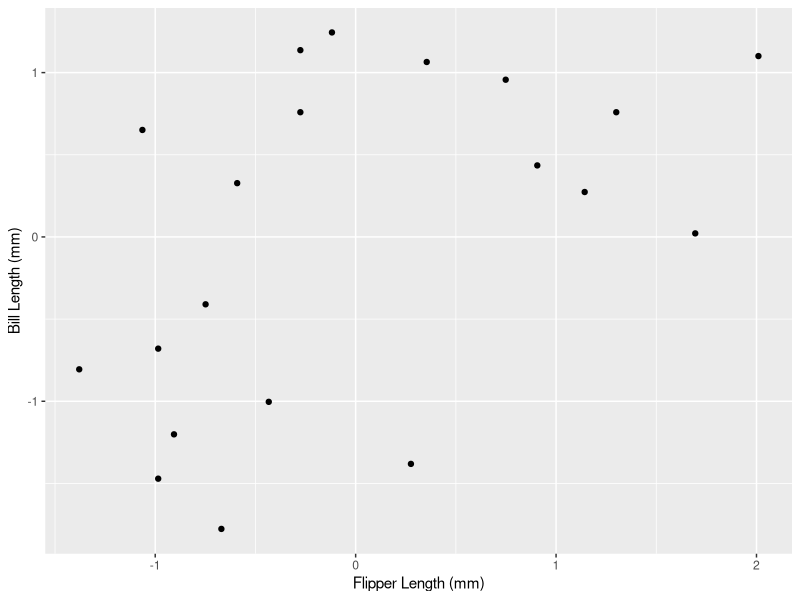
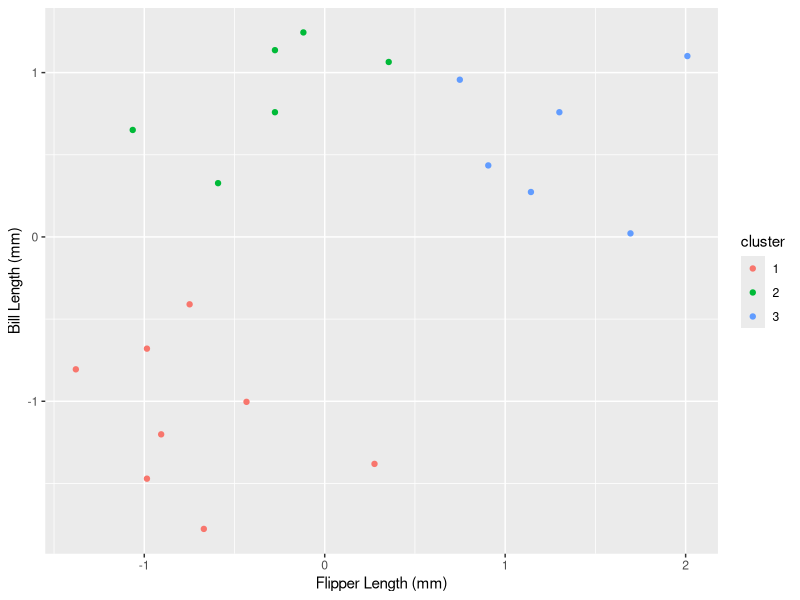
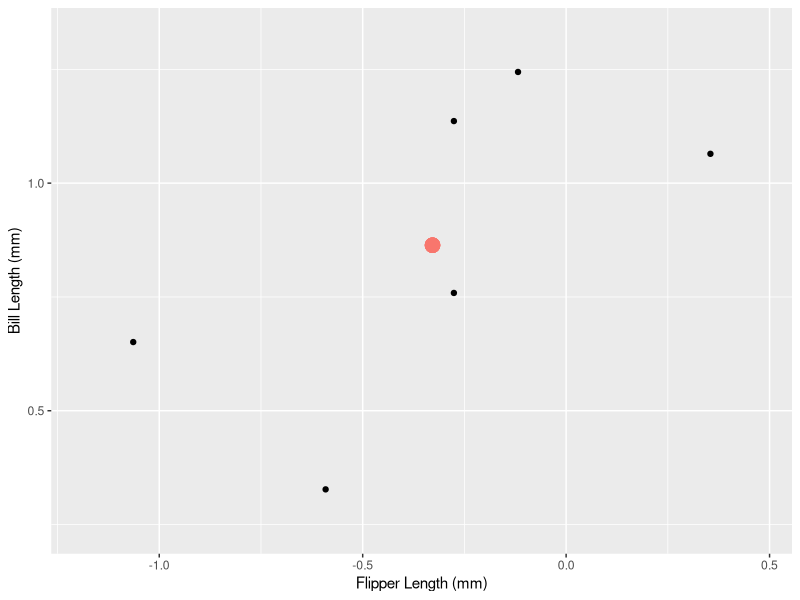
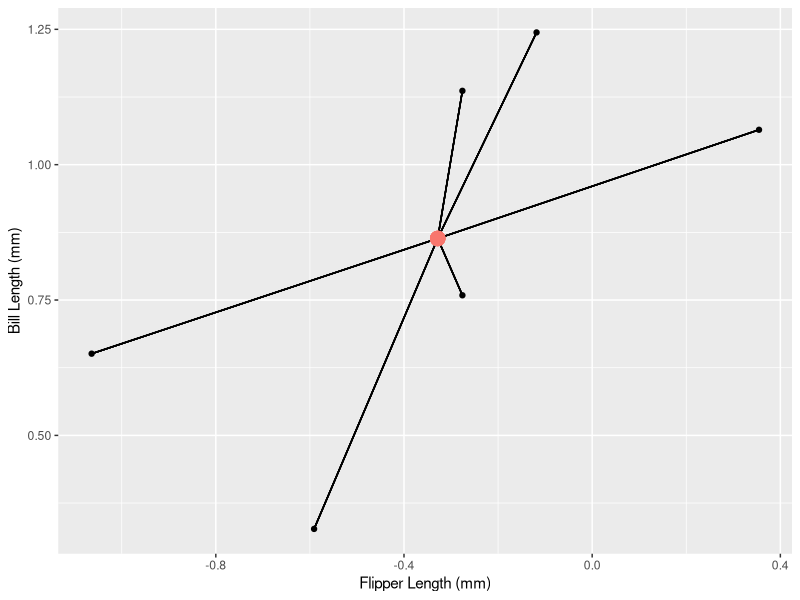
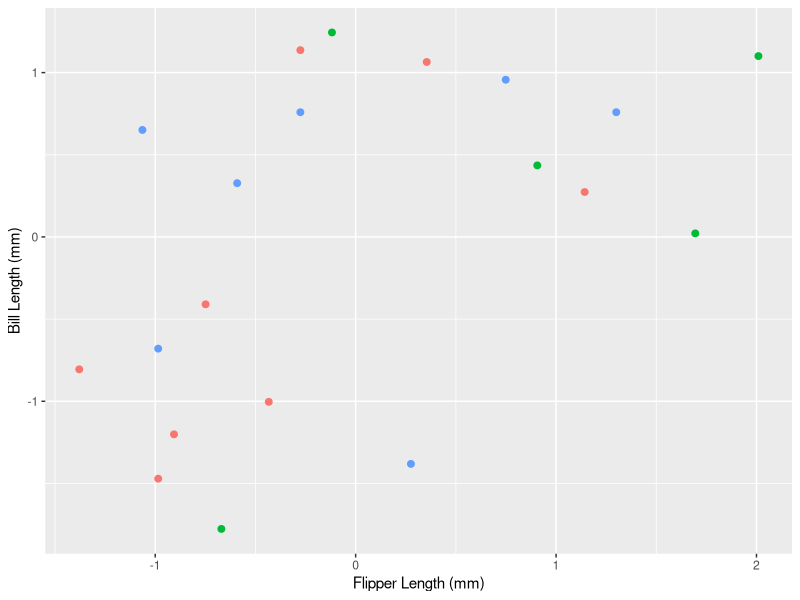
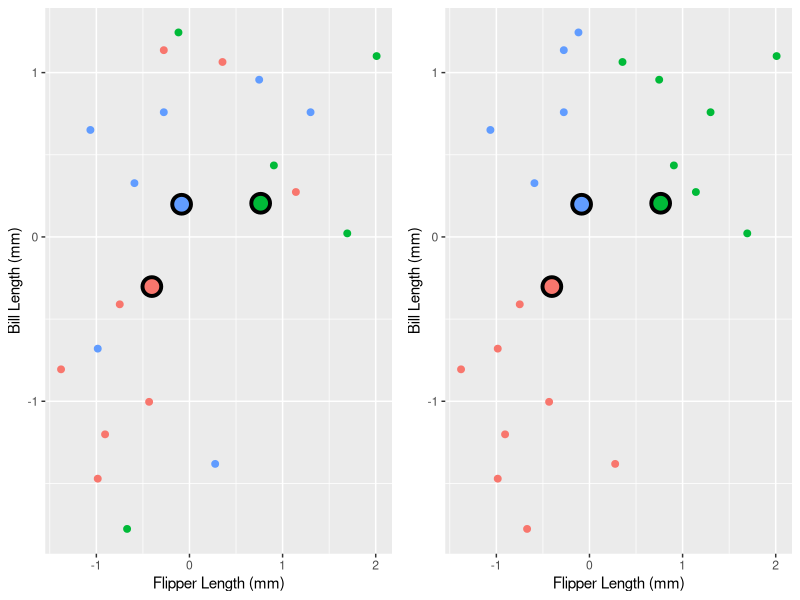
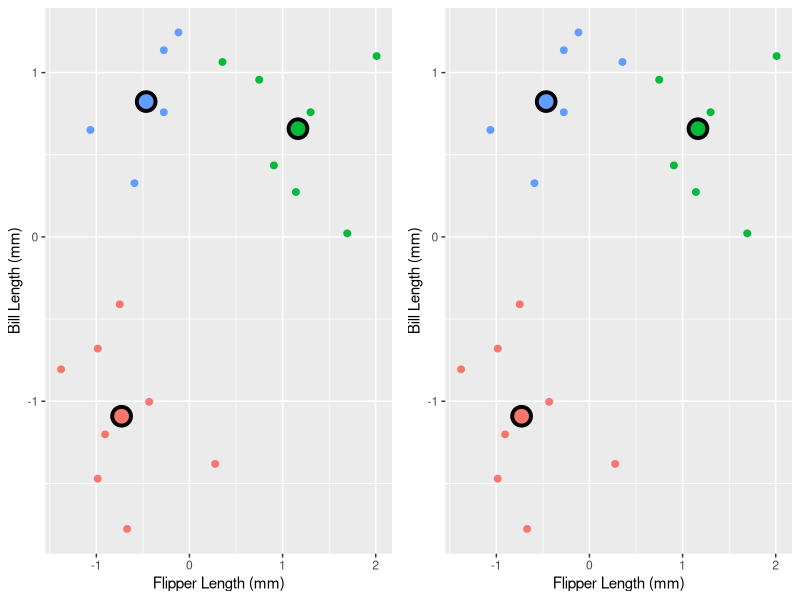
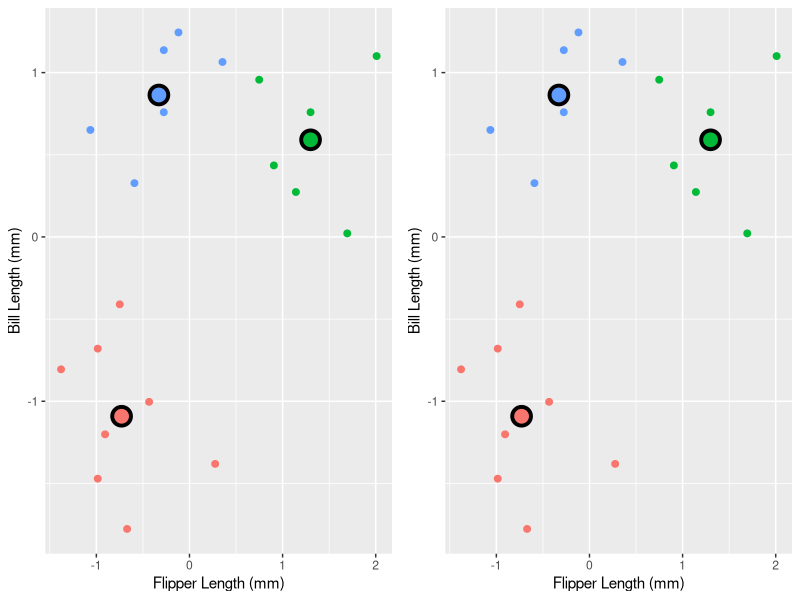

Recreate these plots in R, in order. (Note: this script raises an error after producing the figures.)
## ---- chunk 1
knitr::opts_chunk$set(warning = FALSE)
## ---- chunk 2
library(tidyverse)

data <- read_csv("data/toy_penguins.csv") %>% 
  mutate(cluster=as_factor(cluster)) %>% 
  mutate_if(is.numeric, scale)

penguin_data <- data %>% select(flipper_length_mm, bill_length_mm)

## ---- chunk 3
penguin_data
## ---- chunk 4
base <- ggplot(data, aes(x = flipper_length_mm, y = bill_length_mm)) +
  geom_point() +
  xlab("Flipper Length (mm)") +
  ylab("Bill Length (mm)") 
base
## ---- chunk 5
ggplot(data, aes(y = bill_length_mm, x = flipper_length_mm, colour = cluster)) +
  geom_point() +
  xlab("Flipper Length (mm)") +
  ylab("Bill Length (mm)") 
## ---- chunk 6
library(tidyverse)

#clus1 <- tibble(loyalty = c(7, 7.5, 8, 7, 8),
#               csat = c(1, 1, 2, 2, 3),
#               )
clus1 <- filter(data, cluster == 2) %>% 
  select(bill_length_mm, flipper_length_mm)

#clus1_center <- clus1 %>% summarize(csat = mean(csat), loyalty = mean(loyalty))
## ---- chunk 7
base <- ggplot(clus1) +
  geom_point(aes(y = bill_length_mm, x = flipper_length_mm)) +
  labs(x = "Flipper Length (mm)", y = "Bill Length (mm)") +
  xlim(c(min(clus1$flipper_length_mm) - 0.25*sd(clus1$flipper_length_mm), 
         max(clus1$flipper_length_mm) + 0.25*sd(clus1$flipper_length_mm))) +
  ylim(c(min(clus1$bill_length_mm) - 0.25*sd(clus1$bill_length_mm), 
         max(clus1$bill_length_mm) + 0.25*sd(clus1$bill_length_mm))) +
  geom_point(aes(y = mean(bill_length_mm), x = mean(flipper_length_mm), colour="red", size=2.5)) +
  theme(legend.position = "none")
base
## ---- chunk 8
base <- ggplot(clus1) +
  geom_point(aes(y = bill_length_mm, x = flipper_length_mm)) +
  labs(x = "Flipper Length (mm)", y = "Bill Length (mm)") +
  theme(legend.position = "none")

mn <- clus1 %>% summarize(flipper_length_mm = mean(flipper_length_mm), bill_length_mm=mean(bill_length_mm))
for (i in 1:nrow(clus1)) {
  base <- base + geom_segment(x = unlist(mn[1, "flipper_length_mm"]), y = unlist(mn[1, "bill_length_mm"]),
                           xend = unlist(clus1[i, "flipper_length_mm"]), yend = unlist(clus1[i, "bill_length_mm"]))
}
base <- base + geom_point(aes(y = mean(bill_length_mm), x = mean(flipper_length_mm), colour="red", size=2.5)) 
base
## ---- chunk 9
library(gridExtra)
set.seed(14)
penguin_data["label"] = factor(sample(1:3, nrow(penguin_data), replace=T))

plt_lbl <- ggplot(penguin_data, aes(y = bill_length_mm, x = flipper_length_mm, colour=label)) +
    geom_point(size=2) +
    xlab("Flipper Length (mm)") +
    ylab("Bill Length (mm)") +
   # xlim(c(0, 10)) +
   # ylim(c(0, 10)) + 
    theme(legend.position = "none")
print(plt_lbl)
## ---- chunk 10
for (i in 1:4){
    #compute centers
    centers <- penguin_data %>% group_by(label) %>% summarize_all(funs(mean))
    nclus = nrow(centers)
    #replot with centers
    plt_ctr <- ggplot(penguin_data, aes(y = bill_length_mm, x = flipper_length_mm, colour=label)) +
        geom_point(size=2) +
        xlab("Flipper Length (mm)") +
        ylab("Bill Length (mm)") +
        #xlim(c(0, 10)) +
        #ylim(c(0, 10)) + 
        theme(legend.position = "none") +
        geom_point(data = centers, aes(y = bill_length_mm, x = flipper_length_mm, fill = label), size=5, shape = 21, stroke = 2, colour = "black") 
    
    #reassign labels
    dists <- rbind(centers, penguin_data) %>% 
           select("flipper_length_mm", "bill_length_mm") %>%
           dist() %>%
           as.matrix()
    dists <- as_tibble(dists[-(1:nclus),1:nclus])
    penguin_data <- penguin_data %>% mutate(label = apply(dists, 1, function(x) names(x)[which.min(x)]))
    
    plt_lbl <- ggplot(penguin_data, aes(y = bill_length_mm, x = flipper_length_mm, colour=label)) +
        geom_point(size = 2) +
        xlab("Flipper Length (mm)") +
        ylab("Bill Length (mm)") +
       # xlim(c(0, 10)) +
       # ylim(c(0, 10)) + 
        theme(legend.position = "none") +
        geom_point(data = centers, aes(y = bill_length_mm, x = flipper_length_mm, fill = label), size=5, shape = 21, stroke = 2, colour = "black") 
    
    #to generate the animated version, get rid of grid.arrange and use the below two lines
    #set the figure width to 4.35 too
    #print(plt_ctr)
    #print(plt_lbl)
    grid.arrange(plt_ctr, plt_lbl, nrow = 1)
}
## ---- chunk 11
set.seed(10)
penguin_data["label"] = factor(sample(1:3, nrow(penguin_data), replace=T))

plt_lbl <- ggplot(penguin_data, aes(y = bill_length_mm, x = flipper_length_mm, colour=label)) +
    geom_point(size = 2) +
    xlab("Flipper Length (mm)") +
    ylab("Bill Length (mm)") +
  #  xlim(c(0, 10)) +
  #  ylim(c(0, 10)) + 
    theme(legend.position = "none")
print(plt_lbl)
## ---- chunk 12
for (i in 1:5){
    #compute centers
    centers <- penguin_data %>% group_by(label) %>% summarize_all(funs(mean))
    nclus = nrow(centers)
    #replot with centers
    plt_ctr <- ggplot(penguin_data, aes(y = bill_length_mm, x = flipper_length_mm, colour=label)) +
        geom_point(size = 2) +
        xlab("Flipper Length (mm)") +
        ylab("Bill Length (mm)") +
       # xlim(c(0, 10)) +
        #ylim(c(0, 10)) + 
        theme(legend.position = "none") +
        geom_point(data = centers, aes(y = bill_length_mm, x = flipper_length_mm, fill = label), size=5, shape = 21, stroke = 2, colour = "black") 
    
    #reassign labels
    dists <- rbind(centers, penguin_data) %>% 
           select("flipper_length_mm", "bill_length_mm") %>%
           dist() %>%
           as.matrix()
    dists <- as_tibble(dists[-(1:nclus),1:nclus])
    penguin_data <- penguin_data %>% mutate(label = apply(dists, 1, function(x) names(x)[which.min(x)]))
    
    plt_lbl <- ggplot(penguin_data, aes(y = bill_length_mm, x = flipper_length_mm, colour=label)) +
        geom_point(size = 2) +
        xlab("Flipper Length (mm)") +
        ylab("Bill Length (mm)") +
        #xlim(c(0, 10)) +
        #ylim(c(0, 10)) + 
        theme(legend.position = "none") +
        geom_point(data = centers, aes(y = bill_length_mm, x = flipper_length_mm, fill = label), size=5, shape = 21, stroke = 2, colour = "black") 
    
    #print(plt_ctr)
    #print(plt_lbl)
    grid.arrange(plt_ctr, plt_lbl, nrow = 1)
}
## ---- chunk 13
library(broom)
set.seed(3)
kclusts <- tibble(k = 1:9) %>%
  mutate(
    kclust = map(k, ~kmeans(penguin_data[-3], .x)),
    tidied = map(kclust, tidy),
    glanced = map(kclust, glance),
    augmented = map(kclust, augment, penguin_data[-3])
  )

clusters <- kclusts %>%
  unnest(tidied)

assignments <- kclusts %>% 
  unnest(augmented)

clusterings <- kclusts %>%
  unnest(glanced, .drop = TRUE)

assignments$k <- factor(assignments$k)
levels(assignments$k) <- c("1 Cluster", "2 Clusters", "3 Clusters", "4 Clusters", "5 Clusters", "6 Clusters", "7 Clusters", "8 Clusters", "9 Clusters") 

clusters$k <- factor(clusters$k)
levels(clusters$k) <- c("1 Cluster", "2 Clusters", "3 Clusters", "4 Clusters", "5 Clusters", "6 Clusters", "7 Clusters", "8 Clusters", "9 Clusters") 


p1 <- ggplot(assignments, aes(flipper_length_mm, bill_length_mm)) +
  geom_point(aes(color = .cluster, size = 3)) + 
  facet_wrap(~ k) +
  labs(x = 'Flipper Length (mm)', y = 'Bill Length (mm)', colour = 'Cluster') +
  theme(text = element_text(size=20), legend.position = "none") +
  geom_point(data = clusters %>% mutate(flipper_length_mm = x2, bill_length_mm = x1), aes(fill = cluster), colour = "black", size = 5, shape = 21, stroke = 2)

p1
## ---- chunk 14
p2 <- ggplot(clusterings, aes(x = k, y = tot.withinss)) +
        geom_point(size = 2) +
        geom_line() +
        #annotate(geom = "line", x = 4, y = 35, xend = 2.65, yend = 27, arrow = arrow(length = unit(2, "mm"))) +
        geom_segment (aes (x = 4, y = 17, xend = 3.1, yend = 6), arrow = arrow (length = unit (0.2, "cm"))) +
        annotate("text", x = 4.4, y = 19, label="Elbow", size = 7, colour = "blue") +
        labs(x = "Number of Clusters", y = "Total WSSD") +
        theme(text = element_text(size=20)) + 
        scale_x_continuous(breaks = 1:9)
p2
## ---- chunk 15
unscaled_data <- read_csv('data/penguins.csv') %>%
  select(bill_length_mm, flipper_length_mm)
## ---- chunk 16
unscaled_data
scaled_data <- map_df(unscaled_data, scale)
scaled_data
## ---- chunk 17
set.seed(1234)
penguin_clust <- kmeans(scaled_data, centers = 3)
penguin_clust
## ---- chunk 18
clustered_data <- augment(penguin_clust, unscaled_data)
clustered_data
## ---- chunk 19

cluster_plot <- ggplot(clustered_data, 
                       aes(x = flipper_length_mm, y = bill_length_mm, colour = .cluster), 
                       size=2) +
  geom_point() +
  labs(x = 'Flipper Length (mm)', y = 'Bill Length (mm)', colour = 'Cluster')
cluster_plot
## ---- chunk 20
glance(penguin_clust)
## ---- chunk 21
penguin_clust_ks <- tibble(k = 1:9) 
penguin_clust_ks
## ---- chunk 22
penguin_clust_ks <- tibble(k = 1:9) %>%
  mutate(penguin_clusts = map(k, function(ks) kmeans(penguin_data, ks)))
penguin_clust_ks
## ---- chunk 23
penguin_clust_ks <- tibble(k = 1:9) %>%
  mutate(penguin_clusts = map(k, ~kmeans(penguin_data, .x)),
         glanced = map(penguin_clusts, glance)) 
penguin_clust_ks
## ---- chunk 24
clustering_statistics <- penguin_clust_ks %>%
  unnest(glanced)

clustering_statistics
## ---- chunk 25
elbow_plot <- ggplot(clustering_statistics, aes(x = k, y = tot.withinss)) +
  geom_point() +
  geom_line() +
  xlab("K") +
  ylab("Total within-cluster sum of squares")+
  scale_x_continuous(breaks = 1:9)
elbow_plot
## ---- chunk 26
penguin_clust_ks <- tibble(k = 1:9) %>%
  mutate(penguin_clusts = map(k, ~kmeans(penguin_data, nstart = 10, .x)),
         glanced = map(penguin_clusts, glance)) 

clustering_statistics <- penguin_clust_ks %>%
  unnest(glanced)

elbow_plot <- ggplot(clustering_statistics, aes(x = k, y = tot.withinss)) +
  geom_point() +
  geom_line() +
  xlab("K") +
  ylab("Total within-cluster sum of squares")+
  scale_x_continuous(breaks = 1:9)
elbow_plot
